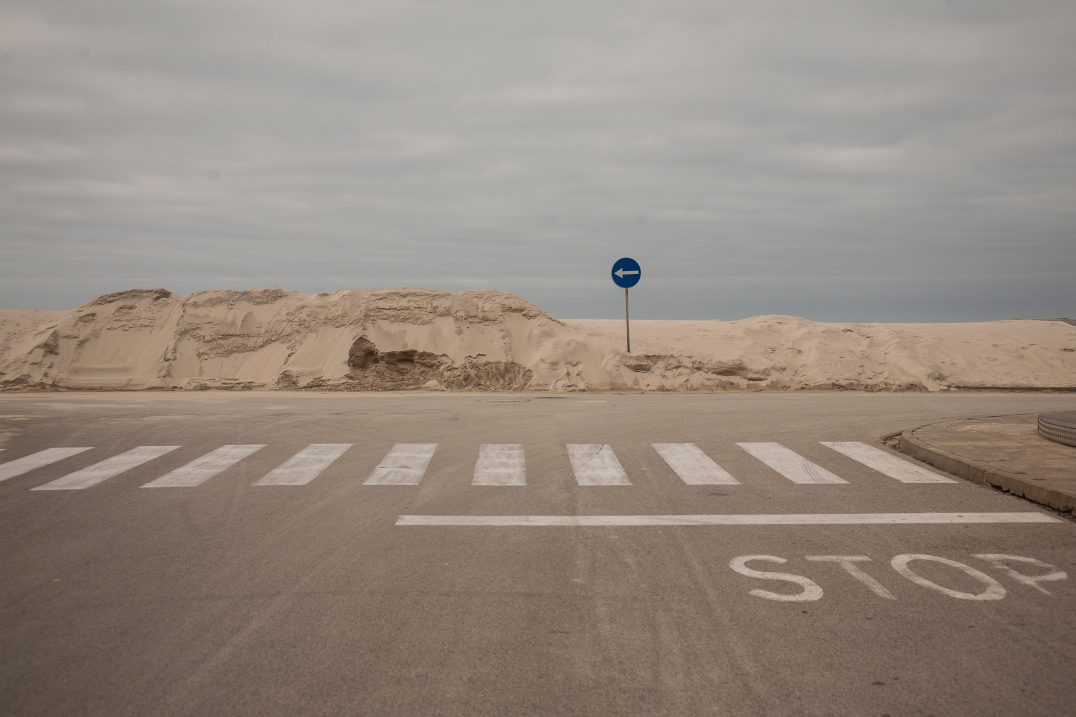
#> input picture data/kristaps-grundsteins-525691-unsplash.jpg, 4302 x 2868 px, given in place of the camera (shown at 1/4 size)
$ python traficsingclasification.py
#> lines starting #> are read from the running program, lines starting #| are printed output that depends on the picture; after the words box and inside, x2 and y2 are one past the last pixel; in counts of white or black regions, pixels touching at a corner belong together; pictures that were not available may be replaced by others from this repository, and a replacement may not be noted
#> in main, img is the input picture: shape (2868, 4302, 3); mean B, G, R 127.3, 137.4, 148.8
import sys

import cv2
import numpy as np


def circle(dilate, img):
    circle = cv2.HoughCircles(dilate.copy(), cv2.HOUGH_GRADIENT, 1, 1)
    # print('轮廓个数：', len(circle))
    print(circle)
    i = 0
    res = img.copy()
    return res


def addmask(mask1, mask2):
    mask = cv2.bitwise_or(mask1, mask2)
    return mask


def processing(mask, img, i):
    blurred = cv2.blur(mask, (9, 9))
    kernel = cv2.getStructuringElement(cv2.MORPH_RECT, (21, 7))

    # cv2.imshow('blurred', blurred)

    ret, binary = cv2.threshold(blurred, 127, 255, cv2.THRESH_BINARY)
    cv2.imshow('blurred binary', binary)
    closed = cv2.morphologyEx(binary, cv2.MORPH_CLOSE, kernel)
    cv2.imshow('closed', closed)

    # 腐蚀和膨胀
    '''
    腐蚀操作将会腐蚀图像中白色像素，以此来消除小斑点，
    而膨胀操作将使剩余的白色像素扩张并重新增长回去。
    '''
    erode = cv2.erode(closed, None, iterations=4)
    # cv2.imshow('erode', erode)
    dilate = cv2.dilate(erode, None, iterations=10)
    # cv2.imshow('dilate', dilate)

    # 查找轮廓
    res, i = rectangle(dilate, img, i)
    # res = circle(dilate, res)
    # 显示画了标志的原图
    return res, i


def trafficsSingDetection(img):
    print(img, type(img), img.shape[:2], img.dtype)
#> (printed output is left out)
    # cv2.imshow('img', img)

    hsv = cv2.cvtColor(img, cv2.COLOR_BGR2HSV)
#> hsv: shape (2868, 4302, 3); mean H, S, V 18.3, 40.3, 149
    # cv2.imshow('hsv', hsv)

    blue_lower = np.array([100, 50, 50])
    blue_upper = np.array([124, 255, 255])
    red_lower = np.array([-10, 50, 50])
    red_upper = np.array([10, 255, 255])
    mask_blue = cv2.inRange(hsv, blue_lower, blue_upper)
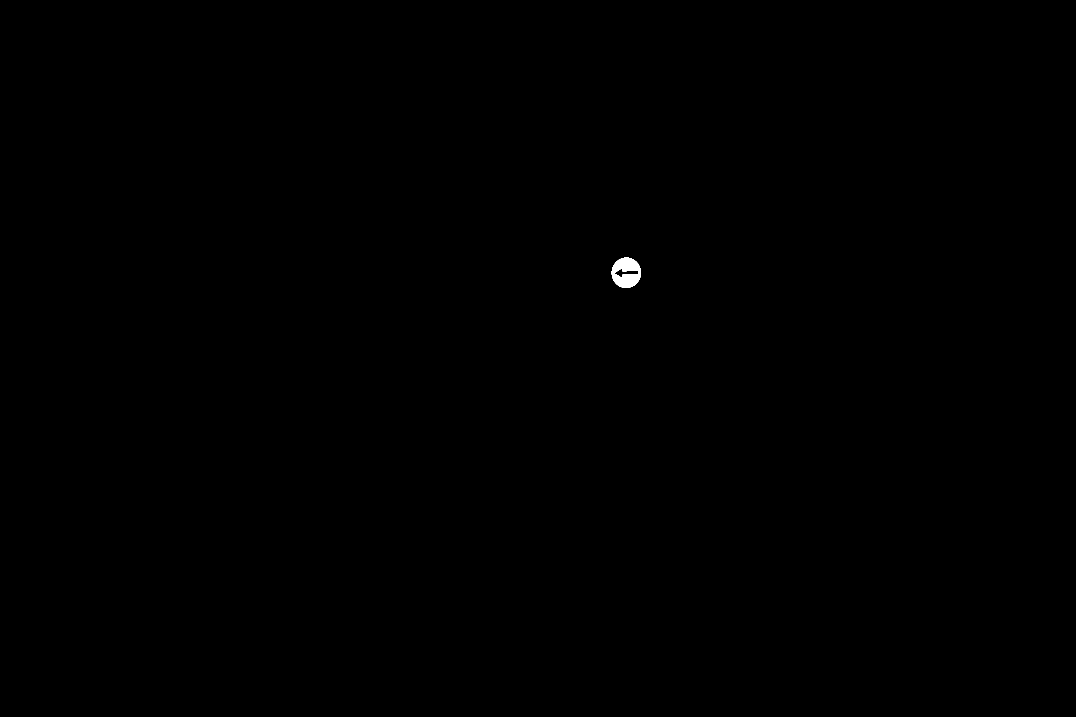
#> mask_blue: shape (2868, 4302) (shown at 1/4 size); 0.08% white; 1 white region, box (x1, y1, x2, y2) and area: (2447, 1030, 2564, 1151) 9583
    mask_red = cv2.inRange(hsv, red_lower, red_upper)
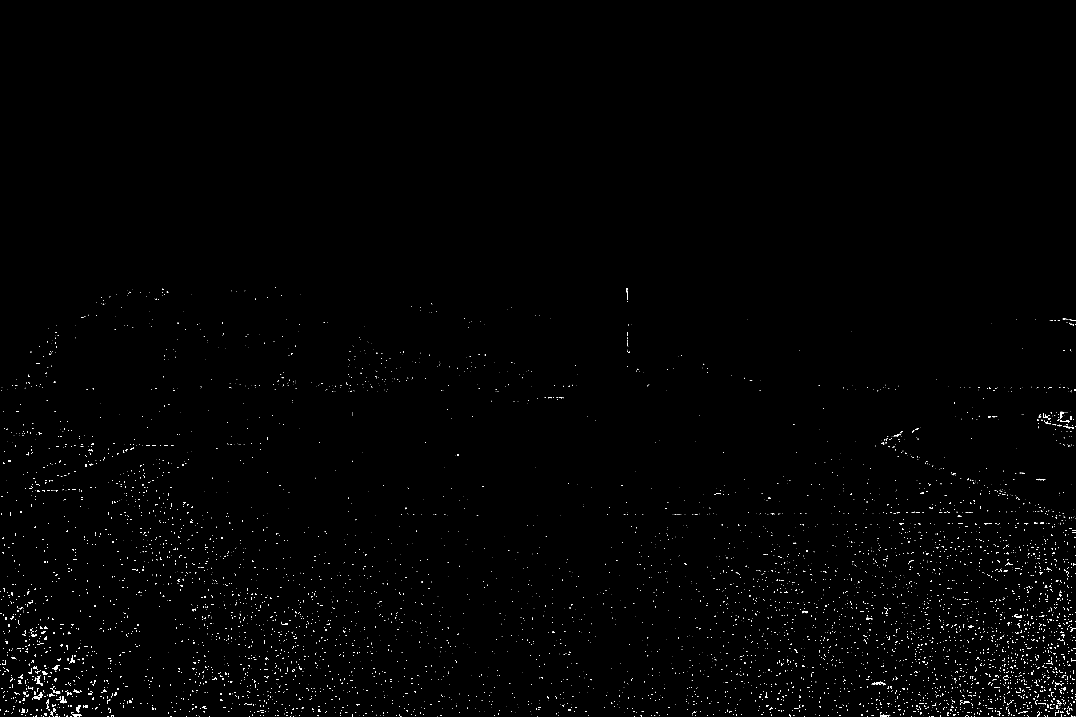
#> mask_red: shape (2868, 4302) (shown at 1/4 size); 0.46% white in thin lines or dots, all inside (x1, y1, x2, y2) = (0, 1150, 4302, 2868)
    print('mask', type(mask_blue), mask_blue.shape)
#| mask <class 'numpy.ndarray'> (2868, 4302)
    cv2.imshow('mask', mask_blue)
    res = img
    i = 0
    res, i = processing(mask_blue, res, i)
#> in processing, `ret, binary = cv2.threshold(blurred, 127, 255, cv2.THRESH_BINARY)`: binary: shape (2868, 4302); 0.08% white; 1 white region, box (x1, y1, x2, y2) and area: (2447, 1030, 2564, 1151) 9594
#> in processing, `closed = cv2.morphologyEx(binary, cv2.MORPH_CLOSE, kernel)`: closed: shape (2868, 4302); 0.08% white; 1 white region, box (x1, y1, x2, y2) and area: (2447, 1030, 2564, 1151) 9831
#> in processing, `erode = cv2.erode(closed, None, iterations=4)`: erode: shape (2868, 4302); 0.06% white; 1 white region, box (x1, y1, x2, y2) and area: (2451, 1035, 2560, 1147) 7058
#> in processing, `dilate = cv2.dilate(erode, None, iterations=10)`: dilate: shape (2868, 4302); 0.11% white; 1 white region

    res, i = processing(mask_red, img, i)

    # cv2.imshow('res', res)
    return res


def rectangle(dilate, img, i):
#> called with i = 0
    cascade_circle = cv2.CascadeClassifier('cascade_circle_lgb.xml')
    cascade_left = cv2.CascadeClassifier('cascade_left_lgb.xml')
    cascade_parking = cv2.CascadeClassifier('cascade_parking_lgb.xml')
    cascade_right = cv2.CascadeClassifier('cascade_right.xml')
    cascade_stop = cv2.CascadeClassifier('cascade_stop_lgb.xml')
    cascade_stop_2=cv2.CascadeClassifier('cascade_stop.xml')
    cascade_pedestrian=cv2.CascadeClassifier('pedestrian.xml')
    cascades = (cascade_right, cascade_parking, cascade_left, cascade_circle, cascade_stop,cascade_stop_2,cascade_pedestrian)
    contours, hierarchy = cv2.findContours(dilate.copy(), cv2.RETR_EXTERNAL, cv2.CHAIN_APPROX_SIMPLE)
#> contours = 1 contour; box (x1, y1, x2, y2) and area: (2441, 1025, 2570, 1157) 13856
    print('轮廓个数：', len(contours))
#| 轮廓个数： 1

    res = img.copy()
    for con in contours:
        # 轮廓转换为矩形
        rect = cv2.minAreaRect(con)
        # 矩形转换为box
        box = np.int0(cv2.boxPoints(rect))
        # 在原图画出目标区域
        #draw target region
        # cv2.drawContours(res, [box], -1, (0, 255, 255), 2)
        print([box])
        # 计算矩形的行列
        h1 = max([box][0][0][1], [box][0][1][1], [box][0][2][1], [box][0][3][1])
        h2 = min([box][0][0][1], [box][0][1][1], [box][0][2][1], [box][0][3][1])
        l1 = max([box][0][0][0], [box][0][1][0], [box][0][2][0], [box][0][3][0])
        l2 = min([box][0][0][0], [box][0][1][0], [box][0][2][0], [box][0][3][0])
        print('h1', h1)
        print('h2', h2)
        print('l1', l1)
        print('l2', l2)
        # 加上防错处理，确保裁剪区域无异常
        if h1 - h2 > 0 and l1 - l2 > 0:
            # 裁剪矩形区域
            temp = img[h2:h1, l2:l1]
            try:
                cv2.imshow(str(i), temp)
                gray = cv2.cvtColor(temp, cv2.COLOR_RGB2GRAY)
                for cascade in cascades:
                    i = detectation(cascade, gray, temp, i)
            except OSError as err:
                print("OS error: {0}".format(err))
            except ValueError:
                print("Could not convert data to an integer.")
            except:
                print("Unexpected error:", sys.exc_info()[0])
#> this loop made 1 pass
#> (rect, box, h1, h2, l1, l2) on pass 1: (((2505, 1090.5), (131, 128), -90), [[2569, 1156], [2441, 1156], [2441, 1025], [2569, 1025]], 1156, 1025, 2569, 2441)
#> (printed output is left out)
#> pass 1, in rectangle, `temp = img[h2:h1, l2:l1]`:
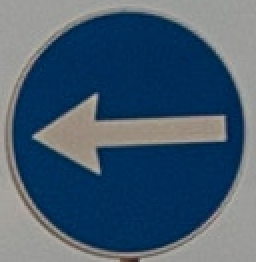
#> temp: shape (131, 128, 3) (shown 2 times larger); mean B, G, R 112.5, 91.4, 68.3
#> pass 1, in rectangle, `gray = cv2.cvtColor(temp, cv2.COLOR_RGB2GRAY)`:
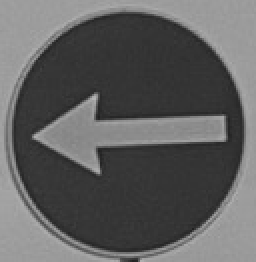
#> gray: shape (131, 128) (shown 2 times larger); min 32, max 180, mean 95

            # i = i + 1
            # 显示裁剪后的标志
            # cv2.imshow('sign' + str(i), temp)

    return res, i


def detectation(cascad, gray, img, i=0):
    found = cascad.detectMultiScale(gray, 1.3, 5)
    print('len=', len(found))
    if len(found) is not 0:
        for (x, y, w, h) in found:
            cv2.rectangle(img, (x, y), (x + w, y + h), (255, 0, 0), 2)
            roi_gray = gray[y:y + h, x:x + w]
            roi_color = img[y:y + h, x:x + w]
            # cv2.imshow('detected gray ' + str(i), roi_gray)
            cv2.imshow('detected color ' + str(i), roi_color)
            i += 1
    return i


def main():
    cap = cv2.VideoCapture(0)
    while True:
        ret, img = cap.read()
        img = cv2.imread('屏幕快照 2019-05-12 下午9.14.27.png')

        res = trafficsSingDetection(img)
#> in processing, `res, i = rectangle(dilate, img, i)`: i = 0
#> call 2 of processing, with i = 0
#> in processing (call 2), `ret, binary = cv2.threshold(blurred, 127, 255, cv2.THRESH_BINARY)`: binary: shape (2868, 4302); 0.05% white; 110 white regions (43 under 20 px), largest, box (x1, y1, x2, y2) and area: (136, 2770, 170, 2798) 402, (242, 2786, 265, 2812) 270, (147, 2705, 161, 2736) 250
#> in processing (call 2), `closed = cv2.morphologyEx(binary, cv2.MORPH_CLOSE, kernel)`: closed: shape (2868, 4302); 0.05% white; 100 white regions (38 under 20 px), largest, box (x1, y1, x2, y2) and area: (136, 2768, 170, 2798) 614, (198, 2762, 240, 2786) 442, (3493, 2728, 3539, 2738) 293
#> in processing (call 2), `erode = cv2.erode(closed, None, iterations=4)`: erode: shape (2868, 4302); 0% white; 10 white regions (6 under 20 px), largest, box (x1, y1, x2, y2) and area: (219, 2768, 234, 2772) 57, (160, 2774, 165, 2787) 42, (3528, 2864, 3543, 2868) 38, (300, 2860, 303, 2868) 22
#> in processing (call 2), `dilate = cv2.dilate(erode, None, iterations=10)`:
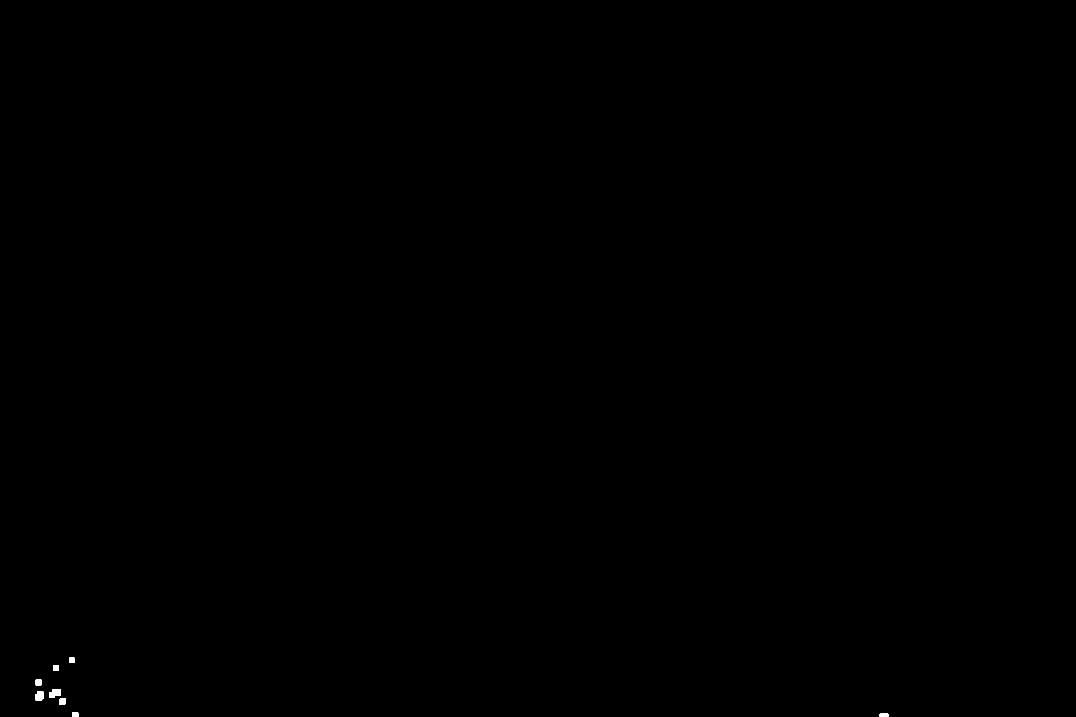
#> dilate: shape (2868, 4302) (shown at 1/4 size); 0.04% white; 8 white regions
#> call 2 of rectangle, with i = 0
#> in rectangle (call 2), `contours, hierarchy = cv2.findContours(dilate.copy(), cv2.RETR_EXTERNA..`: contours = 8 contours; box (x1, y1, x2, y2) and area: (196, 2758, 244, 2790) 1105, (140, 2764, 175, 2802) 1048, (238, 2794, 264, 2818) 561, (143, 2718, 165, 2741) 462, (3518, 2854, 3553, 2868) 422, (213, 2662, 234, 2683) 400, (277, 2631, 298, 2652) 400, (290, 2850, 313, 2868) 372
#| 轮廓个数： 8
#> the loop in rectangle (call 2), `for con in contours:` made 8 passes
#> (rect, box, h1, h2, l1, l2) on passes 1 to 6: (((3535, 2860.5), (13, 34), -90), [[3552, 2867], [3518, 2867], [3518, 2854], [3552, 2854]], 2867, 2854, 3552, 3518), (((301, 2858.5), (17, 22), -90), [[312, 2867], [290, 2867], [290, 2850], [312, 2850]], 2867, 2850, 312, 290), (((250.5, 2805.5), (23, 25), -90), [[263, 2817], [238, 2817], [238, 2794], [263, 2794]], 2817, 2794, 263, 238), (((157, 2782.5), (37, 34), -90), [[174, 2801], [140, 2801], [140, 2764], [174, 2764]], 2801, 2764, 174, 140), (((219.5, 2773.5), (31, 47), -90), [[243, 2789], [196, 2789], [196, 2758], [243, 2758]], 2789, 2758, 243, 196), (((153.5, 2729), (22, 21), -90), [[164, 2740], [143, 2740], [143, 2718], [164, 2718]], 2740, 2718, 164, 143)
#> (con, rect, box, h1, h2, l1, l2) on passes 7 to 8: ([[213, 2662], [213, 2682], [233, 2682], [233, 2662]], ((223, 2672), (20, 20), -90), [[233, 2682], [213, 2682], [213, 2662], [233, 2662]], 2682, 2662, 233, 213), ([[277, 2631], [277, 2651], [297, 2651], [297, 2631]], ((287, 2641), (20, 20), -90), [[297, 2651], [277, 2651], [277, 2631], [297, 2631]], 2651, 2631, 297, 277)
#> (printed output is left out)
#> after the loop in rectangle (call 2), `for con in contours:`:
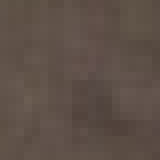
#> temp: shape (20, 20, 3) (shown 8 times larger); mean B, G, R 71.5, 79.9, 94.1
        cv2.imshow('res', res)
        img = cv2.imread('01892_00002.ppm')
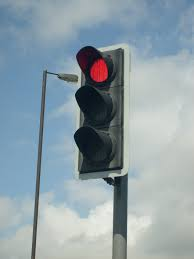
#> input picture data/trafficLights.jpg, 194 x 259 px, given in place of 01892_00002.ppm, which was not available
#> img is the input picture: shape (259, 194, 3); mean B, G, R 167.3, 159.3, 143
        cv2.imshow('pic', img)
        cv2.waitKey(0)

    cv2.destroyAllWindows()


if __name__ == '__main__':
    main()
